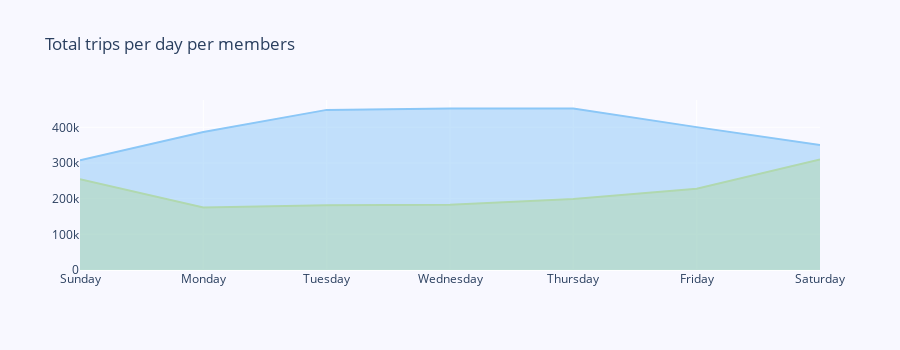

Source (notebook cell):
### Code cell
lineplot(member_by_trip, 'week_day', 'count', 'Total trips per day per members', 'member_casual')

### Figure 1 — Plotly figure (JSON) as saved in the notebook; plotly's stock layout.template omitted (floating-point values rounded to 4 significant figures)
{"data": [{"fill": "tozeroy", "hovertemplate": "Membership Type=casual<br>Week Day=%{x}<br>Total Trips=%{y}<extra></extra>", "legendgroup": "casual", "line": {"color": "#D5EA67", "dash": "solid"}, "marker": {"symbol": "circle"}, "mode": "lines", "name": "casual", "orientation": "v", "showlegend": true, "textposition": "top center", "type": "scatter", "x": ["Sunday", "Monday", "Tuesday", "Wednesday", "Thursday", "Friday", "Saturday"], "xaxis": "x", "y": [254761, 175401, 181537, 183092, 198931, 227869, 310166], "yaxis": "y"}, {"fill": "tozeroy", "hovertemplate": "Membership Type=member<br>Week Day=%{x}<br>Total Trips=%{y}<extra></extra>", "legendgroup": "member", "line": {"color": "#8BC7F7", "dash": "solid"}, "marker": {"symbol": "circle"}, "mode": "lines", "name": "member", "orientation": "v", "showlegend": true, "textposition": "top center", "type": "scatter", "x": ["Sunday", "Monday", "Tuesday", "Wednesday", "Thursday", "Friday", "Saturday"], "xaxis": "x", "y": [307870, 386697, 448850, 452721, 452660, 400507, 350645], "yaxis": "y"}], "layout": {"height": 350, "legend": {"title": {"text": "Membership Type"}, "tracegroupgap": 0}, "paper_bgcolor": "rgb(248, 248, 255)", "plot_bgcolor": "rgb(248, 248, 255)", "showlegend": false, "title": {"text": "Total trips per day per members"}, "xaxis": {"anchor": "y", "categoryarray": ["Sunday", "Monday", "Tuesday", "Wednesday", "Thursday", "Friday", "Saturday"], "categoryorder": "array", "domain": [0, 1], "fixedrange": true, "title": {"text": ""}, "visible": true}, "yaxis": {"anchor": "x", "domain": [0, 1], "fixedrange": true, "showticklabels": true, "title": {"text": ""}, "visible": true}}}
